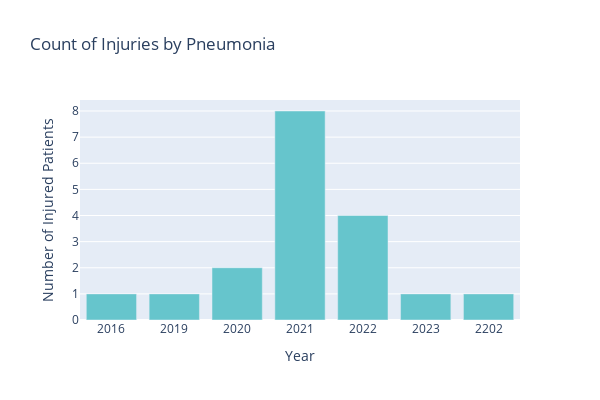

This figure's notebook cell:
### Code cell
# Creat a car chart using injured people in each year
fig = ex.bar(year, x = year.counts.index,
                    y = year.counts.values, 
                    title = 'Count of Injuries by Pneumonia', 
                    color_discrete_sequence = ex.colors.qualitative.Pastel)

fig.update_layout(xaxis = {'type': 'category', 'tickmode': 'array', 'tickvals': year.counts.index},
                        yaxis={'tickmode': 'array', 'tickvals': list(range(0, year.counts.values.max() + 1))})
# Add titles for each axes                        
fig.update_yaxes(title = 'Number of Injured Patients')
fig.update_xaxes(title = 'Year')
fig.update_layout(width=600, height=400)
fig.show()

### Figure 1 — Plotly figure (JSON) as saved in the notebook; plotly's stock layout.template omitted (floating-point values rounded to 4 significant figures)
{"data": [{"alignmentgroup": "True", "hovertemplate": "index=%{x}<br>y=%{y}<extra></extra>", "legendgroup": "", "marker": {"color": "rgb(102, 197, 204)", "pattern": {"shape": ""}}, "name": "", "offsetgroup": "", "orientation": "v", "showlegend": false, "textposition": "auto", "type": "bar", "x": [2016, 2019, 2020, 2021, 2022, 2023, 2202], "xaxis": "x", "y": [1, 1, 2, 8, 4, 1, 1], "yaxis": "y"}], "layout": {"barmode": "relative", "height": 400, "legend": {"tracegroupgap": 0}, "title": {"text": "Count of Injuries by Pneumonia"}, "width": 600, "xaxis": {"anchor": "y", "domain": [0, 1], "tickmode": "array", "tickvals": [2016, 2019, 2020, 2021, 2022, 2023, 2202], "title": {"text": "Year"}, "type": "category"}, "yaxis": {"anchor": "x", "domain": [0, 1], "tickmode": "array", "tickvals": [0, 1, 2, 3, 4, 5, 6, 7, 8], "title": {"text": "Number of Injured Patients"}}}}
